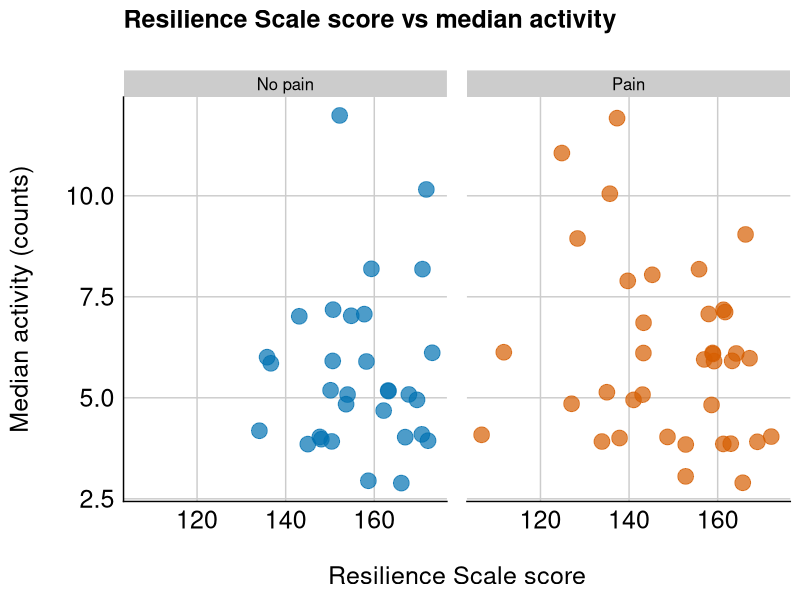
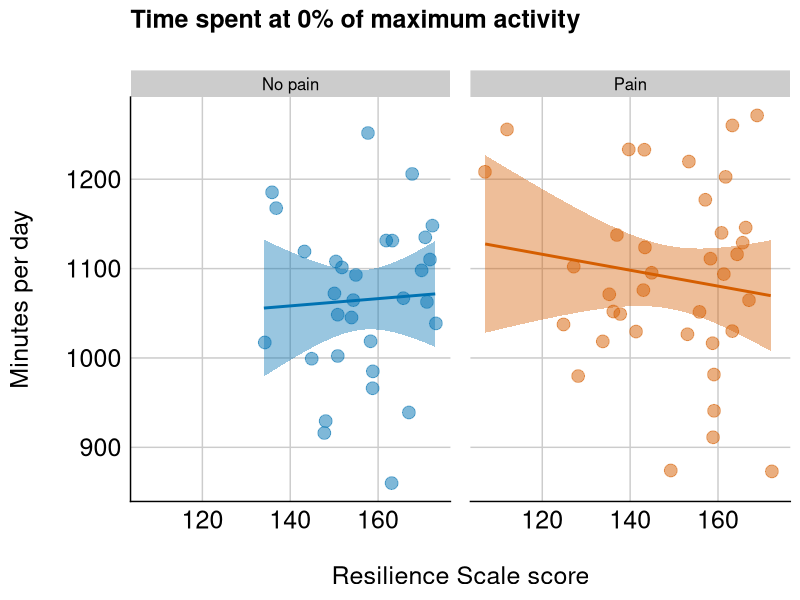
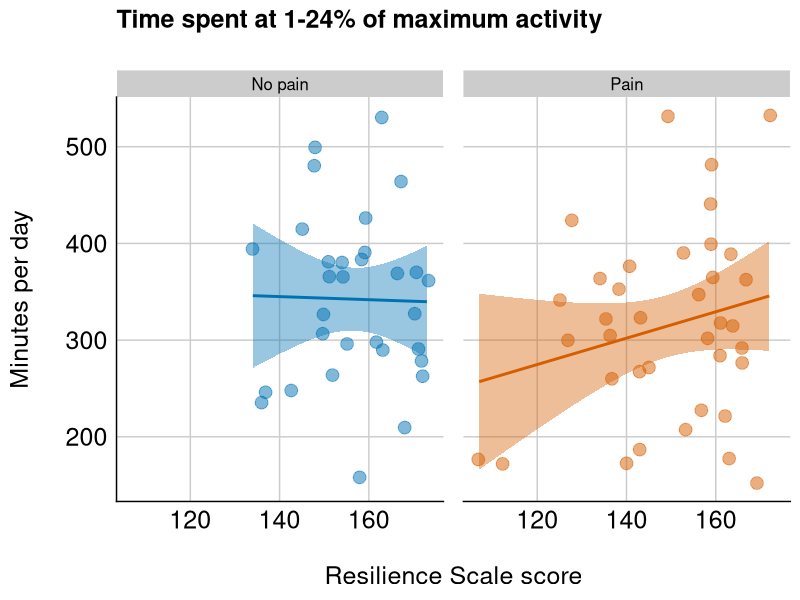
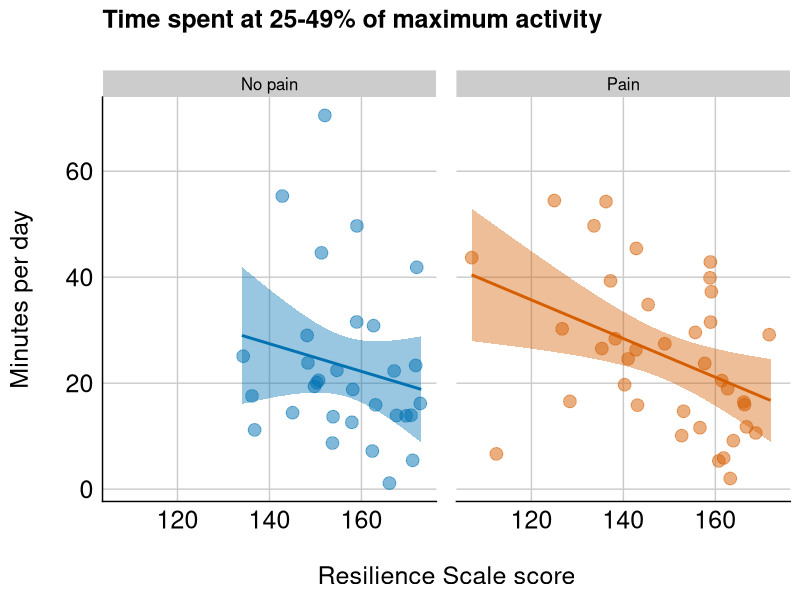
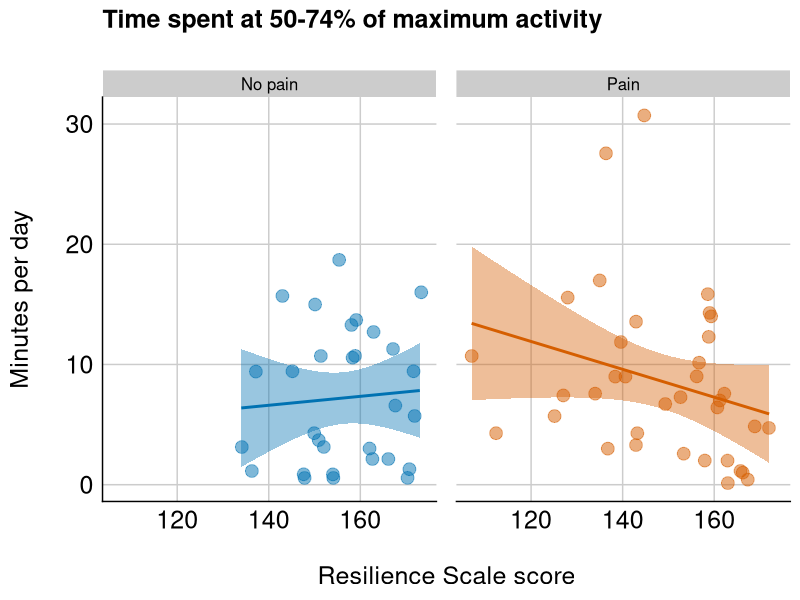
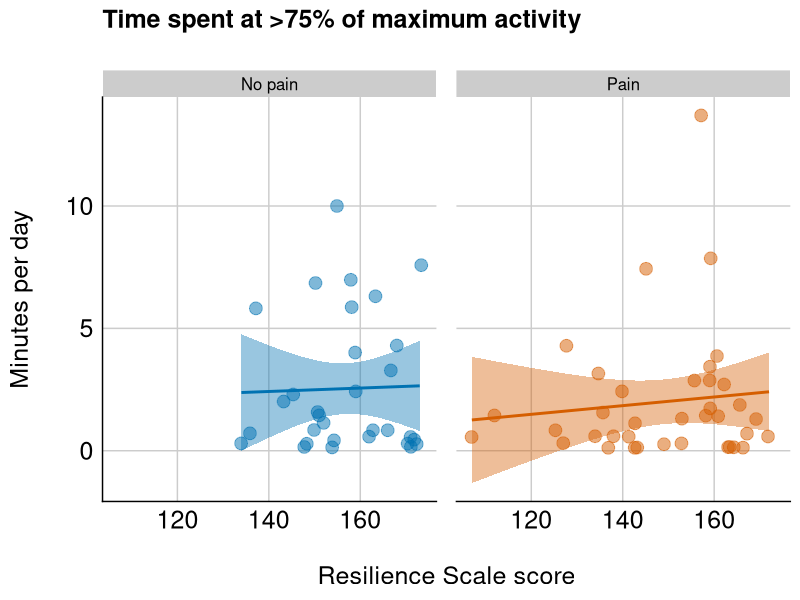
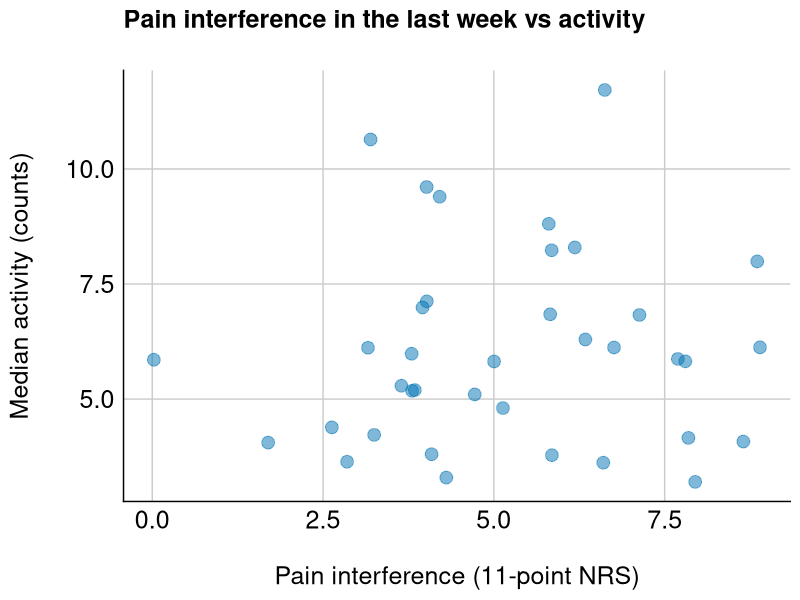
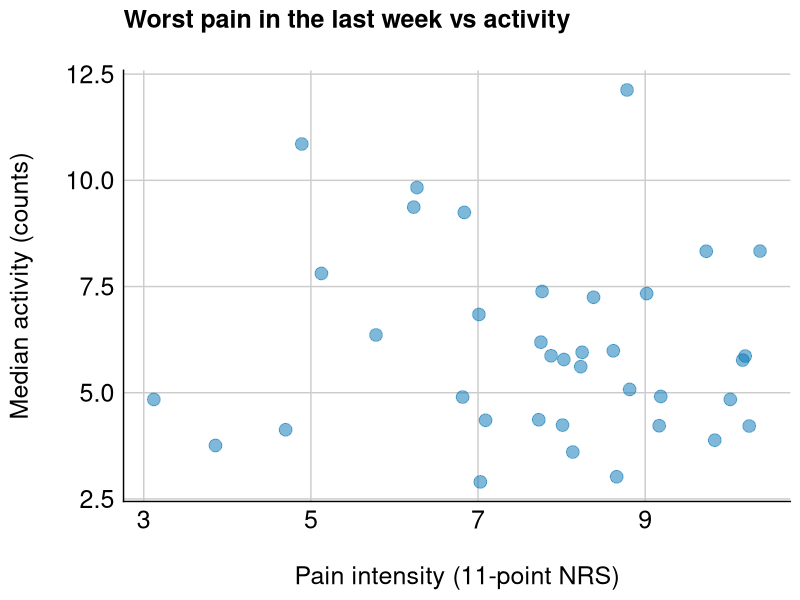

These figures' R source, in order:
## ---- chunk 1
# Load packages
library(knitr)
library(readr)
library(dplyr)
library(tidyr)
library(ggplot2)
library(scales)
library(grid)
library(cowplot)

# Load palette
cb8.categorical <- c("#0072B2", "#D55E00", "#009E73", "#F0E442", "#56B4E9", "#E69F00", "#CC79A7", "#999999")

# knitr chunk options
opts_chunk$set(echo = FALSE,
               warning = FALSE,
               message = FALSE,
               fig.path = './figures/',
               fig.width = 11.7,
               fig.height = 8.2,
               dev = c('png', 'pdf'),
               tidy = FALSE, 
               tidy.opts = list(width.cutoff = 65))
## ---- chunk 2
data.res <- read_csv('./data/resilience.V.endurance.csv')
## ---- chunk 3
# Top-and-tail
head(data.res)
tail(data.res)
## ---- chunk 4
# Process data
data.res.1 <- data.res %>%
    mutate(pain = factor(Pain, 
                         levels = c('no.pain', 'pain'),
                         labels = c('No pain', 'Pain'))) %>%
    select(-ID, -Pain) %>%
    rename(activity = Median_activity,
           rs.score = RS_corrected, 
           zero = Minutes_at_0_activity,
           q1 = Minutes_at_q1,
           q2 = Minutes_at_q2,
           q3 = Minutes_at_q3,
           q4 = Minutes_at_q4) 
## ---- chunk 5
# Plot-1: resilience score vs median activity
Resilience.activity <- ggplot(data.res.1,
                 aes(x = rs.score,
                     y = activity,
                     fill = pain,
                     colour = pain)) +
    geom_jitter(size = 5, shape = 21, alpha = 0.7) +
    labs(x = '\nResilience Scale score',
         y = 'Median activity (counts)\n',
         title = 'Resilience Scale score vs median activity\n') +
    facet_grid(.~pain) +
    scale_fill_manual(values = cb8.categorical) +
    scale_colour_manual(values = cb8.categorical) +
    theme_cowplot() +
    theme(plot.title = element_text(face = 'bold', 
                                    size = 18, 
                                    colour = 'black'),
          axis.text = element_text(size = 18, 
                                   colour = 'black'),
          axis.title = element_text(size = 18, 
                                    colour = 'black'),
          axis.ticks = element_blank(), panel.grid.major = element_line(colour = 'grey80'),
          panel.background = element_blank(),
          legend.position = 'none',
          panel.margin.x = unit(1, 'lines'))
Resilience.activity

# Plot-2: resilience score vs time spent at 0% of max activity
RS.EnduranceZero <- ggplot(data.res.1,
                 aes(x = rs.score,
                     y = zero,
                     fill = pain,
                     colour = pain)) +
    geom_jitter(size = 4, shape = 21, alpha = 0.5) +
    geom_smooth(method = 'lm') +
    labs(title = 'Time spent at 0% of maximum activity\n',
         x = '\nResilience Scale score',
         y = 'Minutes per day\n') +
    facet_grid(.~pain) +
    scale_fill_manual(values = cb8.categorical) +
    scale_colour_manual(values = cb8.categorical) +
    theme_cowplot() +
    theme(plot.title = element_text(face = 'bold', 
                                    size = 18, 
                                    colour = 'black'),
          axis.text = element_text(size = 18, 
                                   colour = 'black'),
          axis.title = element_text(size = 18, 
                                    colour = 'black'),
          axis.ticks = element_blank(), panel.grid.major = element_line(colour = 'grey80'),
          panel.background = element_blank(),
          legend.position = 'none',
          panel.margin.x = unit(1, 'lines'))
RS.EnduranceZero

# Plot-3: resilience score vs time spent at 1-24% of max activity
RS.EnduranceQ1 <- ggplot(data.res.1,
                 aes(x = rs.score,
                     y = q1,
                     fill = pain,
                     colour = pain)) +
    geom_jitter(size = 4, shape = 21, alpha = 0.5) +
    geom_smooth(method = 'lm') +
    labs(title = 'Time spent at 1-24% of maximum activity\n',
         x = '\nResilience Scale score',
         y = 'Minutes per day\n') +
    facet_grid(.~pain) +
    scale_fill_manual(values = cb8.categorical) +
    scale_colour_manual(values = cb8.categorical) +
    theme_cowplot() +
    theme(plot.title = element_text(face = 'bold', 
                                    size = 18, 
                                    colour = 'black'),
          axis.text = element_text(size = 18, 
                                   colour = 'black'),
          axis.title = element_text(size = 18, 
                                    colour = 'black'),
          axis.ticks = element_blank(), panel.grid.major = element_line(colour = 'grey80'),
          panel.background = element_blank(),
          legend.position = 'none',
          panel.margin.x = unit(1, 'lines'))
RS.EnduranceQ1

# Plot-4: resilience score vs time spent at 25-49% of max activity
RS.EnduranceQ2 <- ggplot(data.res.1,
                 aes(x = rs.score,
                     y = q2,
                     fill = pain,
                     colour = pain)) +
    geom_jitter(size = 4, shape = 21, alpha = 0.5) +
    geom_smooth(method = 'lm') +
    labs(title = 'Time spent at 25-49% of maximum activity\n',
         x = '\nResilience Scale score',
         y = 'Minutes per day\n') +
    facet_grid(.~pain) +
    scale_fill_manual(values = cb8.categorical) +
    scale_colour_manual(values = cb8.categorical) +
   theme_cowplot() +
    theme(plot.title = element_text(face = 'bold', 
                                    size = 18, 
                                    colour = 'black'),
          axis.text = element_text(size = 18, 
                                   colour = 'black'),
          axis.title = element_text(size = 18, 
                                    colour = 'black'),
          axis.ticks = element_blank(), panel.grid.major = element_line(colour = 'grey80'),
          panel.background = element_blank(),
          legend.position = 'none',
          panel.margin.x = unit(1, 'lines'))
RS.EnduranceQ2

# Plot-5: resilience score vs time spent at 50-74% of max activity
RS.EnduranceQ3 <- ggplot(data.res.1,
                 aes(x = rs.score,
                     y = q3,
                     fill = pain,
                     colour = pain)) +
    geom_jitter(size = 4, shape = 21, alpha = 0.5) +
    geom_smooth(method = 'lm') +
    labs(title = 'Time spent at 50-74% of maximum activity\n',
         x = '\nResilience Scale score',
         y = 'Minutes per day\n') +
    facet_grid(.~pain) +
    scale_fill_manual(values = cb8.categorical) +
    scale_colour_manual(values = cb8.categorical) +
    theme_cowplot() +
    theme(plot.title = element_text(face = 'bold', 
                                    size = 18, 
                                    colour = 'black'),
          axis.text = element_text(size = 18, 
                                   colour = 'black'),
          axis.title = element_text(size = 18, 
                                    colour = 'black'),
          axis.ticks = element_blank(), panel.grid.major = element_line(colour = 'grey80'),
          panel.background = element_blank(),
          legend.position = 'none',
          panel.margin.x = unit(1, 'lines'))
RS.EnduranceQ3

# Plot-6: resilience score vs time spent at >75% of max activity
RS.EnduranceQ4 <- ggplot(data.res.1,
                 aes(x = rs.score,
                     y = q4,
                     fill = pain,
                     colour = pain)) +
    geom_jitter(size = 4, shape = 21, alpha = 0.5) +
    geom_smooth(method = 'lm') +
    labs(title = 'Time spent at >75% of maximum activity\n',
         x = '\nResilience Scale score',
         y = 'Minutes per day\n') +
    facet_grid(.~pain) +
    scale_fill_manual(values = cb8.categorical) +
    scale_colour_manual(values = cb8.categorical) +
    theme_cowplot() +
    theme(plot.title = element_text(face = 'bold', 
                                    size = 18, 
                                    colour = 'black'),
          axis.text = element_text(size = 18, 
                                   colour = 'black'),
          axis.title = element_text(size = 18, 
                                    colour = 'black'),
          axis.ticks = element_blank(), panel.grid.major = element_line(colour = 'grey80'),
          panel.background = element_blank(),
          legend.position = 'none',
          panel.margin.x = unit(1, 'lines'))
RS.EnduranceQ4
## ---- chunk 6
data.bpi <- read_csv('./data/bpi.activity.csv')
## ---- chunk 7
# Top-and-tail
head(data.bpi)
tail(data.bpi)
## ---- chunk 8
# Process data
data.bpi.1 <- data.bpi %>%
    mutate(pain = as.factor(Pain)) %>%
    select(-ID, -Pain) %>%
    rename(activity = Median_activity,
           bpi_interference = BPI_interference, 
           worst_pain = Worst_pain,
           least_pain = Least_pain) 
## ---- chunk 9
# Plot.bpi-1: BPI interference vs median activity
Interference.activity <- ggplot(data.bpi.1,
                 aes(x = bpi_interference,
                     y = activity,
                     fill = pain,
                     colour = pain)) +
    geom_jitter(size = 4, shape = 21, alpha = 0.5) +
    labs(x = '\nPain interference (11-point NRS)',
         y = 'Median activity (counts)\n',
         title = 'Pain interference in the last week vs activity\n') +
    scale_fill_manual(values = cb8.categorical) +
    scale_colour_manual(values = cb8.categorical) +
    theme_cowplot() +
    theme(plot.title = element_text(face = 'bold', 
                                    size = 18, 
                                    colour = 'black'),
          axis.text = element_text(size = 18, 
                                   colour = 'black'),
          axis.title = element_text(size = 18, 
                                    colour = 'black'),
          axis.ticks = element_blank(), panel.grid.major = element_line(colour = 'grey80'),
          panel.background = element_blank(),
          legend.position = 'none')
Interference.activity

# Plot.bpi-2: Worst pain vs median activity
WorstPain.activity <- ggplot(data.bpi.1,
                 aes(x = worst_pain,
                     y = activity,
                     fill = pain,
                     colour = pain)) +
    geom_jitter(size = 4, shape = 21, alpha = 0.5) +
    labs(x = '\nPain intensity (11-point NRS)',
         y = 'Median activity (counts)\n',
         title = 'Worst pain in the last week vs activity\n') +
    scale_fill_manual(values = cb8.categorical) +
    scale_colour_manual(values = cb8.categorical) +
    theme_cowplot() +
    theme(plot.title = element_text(face = 'bold', 
                                    size = 18, 
                                    colour = 'black'),
          axis.text = element_text(size = 18, 
                                   colour = 'black'),
          axis.title = element_text(size = 18, 
                                    colour = 'black'),
          axis.ticks = element_blank(), 
          panel.grid.major = element_line(colour = 'grey80'),
          panel.background = element_blank(),
          legend.position = 'none')
WorstPain.activity

# Plot.bpi-3: Least pain vs median activity
LeastPain.activity <- ggplot(data.bpi.1,
                 aes(x = least_pain,
                     y = activity,
                     fill = pain,
                     colour = pain)) +
    geom_jitter(size = 4, shape = 21, alpha = 0.5) +
    labs(x = '\nPain intensity (11-point NRS)',
         y = 'Median activity (counts)\n',
         title = 'Least pain in the last week vs activity\n') +
    scale_fill_manual(values = cb8.categorical) +
    scale_colour_manual(values = cb8.categorical) +
    theme_cowplot() +
    theme(plot.title = element_text(face = 'bold', 
                                    size = 18, 
                                    colour = 'black'),
          axis.text = element_text(size = 18, 
                                   colour = 'black'),
          axis.title = element_text(size = 18, 
                                    colour = 'black'),
          axis.ticks = element_blank(), 
          panel.grid.major = element_line(colour = 'grey80'),
          panel.background = element_blank(),
          legend.position = 'none')
LeastPain.activity
## ---- chunk 10
data.act <- read_csv('./data/activity.V.predictors.csv')
## ---- chunk 11
# Top-and-tail
head(data.act)
tail(data.act)
## ---- chunk 12
# Process data
data.act.1 <- data.act %>%
    mutate(ID = factor(ID),
           pain = factor(pain),
           sex = factor(sex),
           education = factor(education, 
                              levels = c('No education', 
                                         'Completed grade 7', 
                                         'Completed grade 12', 
                                         'Tertiary education'), 
                                         ordered = TRUE),
           employed = factor(employed)) %>%
    group_by(ID) %>%
    gather(key = worry_about, value = rating, money:health) %>%
    mutate(rating = factor(rating, 
                           levels = c('Not at all',
                                         'Rarely',
                                         'Sometimes', 
                                         'Often', 
                                         'Nearly all the time'), 
                                         ordered = TRUE)) %>%
    arrange(ID)
## ---- chunk 13
# Plot.act-1: median activity vs. presence of pain
Pain.activity <- ggplot(data.act.1,
                 aes(x = pain,
                     y = median_activity,
                     fill = pain,
                     colour = pain)) +
    geom_boxplot(fill = 'white', colour = 'white') +
    geom_boxplot(size = 1, alpha = 0.5) +
    geom_jitter() +
    labs(y = 'Median activity (counts)\n',
         title = 'Median weekly activity by the presence of pain\n') +
    scale_fill_manual(values = cb8.categorical) +
    scale_colour_manual(values = cb8.categorical) +
    theme_cowplot() +
    theme(plot.title = element_text(face = 'bold', 
                                    size = 18, 
                                    colour = 'black'),
          axis.text = element_text(size = 18, 
                                   colour = 'black'),
          axis.title = element_text(size = 18, 
                                    colour = 'black'),
          axis.title.x = element_blank(),
          axis.ticks = element_blank(), 
          panel.grid.major = element_line(colour = 'grey80'),
          panel.background = element_blank(),
          legend.position = 'none')
Pain.activity

# Plot.act-2: median activity vs age
Age.activity <- ggplot(data.act.1,
                 aes(x = age,
                     y = median_activity)) +
    geom_jitter(aes(fill = pain, colour = pain),
                size = 4, shape = 21, alpha = 0.5) +
    geom_smooth(method = 'loess') +
    labs(x = '\nAge (years)',
         y = 'Median activity (counts)\n',
         title = 'Median weekly activity vs. Age\n(loess smoother)') +
    scale_fill_manual(values = cb8.categorical) +
    scale_colour_manual(values = cb8.categorical) +
    theme_cowplot() +
    theme(plot.title = element_text(face = 'bold', 
                                    size = 18, 
                                    colour = 'black'),
          axis.text = element_text(size = 18, 
                                   colour = 'black'),
          axis.title = element_text(size = 18, 
                                    colour = 'black'),
          axis.ticks = element_blank(), 
          panel.grid.major = element_line(colour = 'grey80'),
          panel.background = element_blank(),
          legend.position = 'top',
          legend.text = element_text(size = 16),
          legend.title = element_blank())
Age.activity

# Plot.act-3: median activity vs. sex
Sex.activity <- ggplot(data.act.1,
                 aes(x = sex,
                     y = median_activity,
                     fill = sex,
                     colour = sex)) +
    geom_boxplot(fill = 'white', colour = 'white') +
    geom_boxplot(size = 1, alpha = 0.5) +
    geom_jitter() +
    labs(y = 'Median activity (counts)\n',
         title = 'Median weekly activity by sex\n') +
    scale_fill_manual(values = cb8.categorical) +
    scale_colour_manual(values = cb8.categorical) +
    theme_cowplot() +
    theme(plot.title = element_text(face = 'bold', 
                                    size = 18, 
                                    colour = 'black'),
          axis.text = element_text(size = 18, 
                                   colour = 'black'),
          axis.title = element_text(size = 18, 
                                    colour = 'black'),
          axis.title.x = element_blank(),
          axis.ticks = element_blank(), 
          panel.grid.major = element_line(colour = 'grey80'),
          panel.background = element_blank(),
          legend.position = 'none')
Sex.activity

# Plot.act-4: median activity vs. education
## Need to summarise data and use stat = 'identity'
edu <- data.act.1 %>%
    filter(!is.na(education)) %>%
    group_by(education) %>%
    summarise(Median = median(median_activity), 
              Min = min(median_activity),
              q25 = quantile(median_activity, 0.25),
              q75 = quantile(median_activity, 0.75),
              Max = max(median_activity))

Edu.activity <- ggplot(edu,
                 aes(x = education,
                     fill = education,
                     colour = education)) +
    geom_errorbar(aes(ymin = Min, ymax = Max), 
                  size = 1,
                  width = 0) +
    geom_crossbar(aes(y = Median, ymin = q25, ymax = q75), 
             fill = 'white', 
             colour = 'white') +
    geom_crossbar(aes(y = Median, ymin = q25, ymax = q75),
             size = 1, 
             alpha = 0.5) +
    labs(y = 'Median activity (counts)\n',
         title = 'Median weekly activity by education level\n') +
    scale_fill_manual(values = cb8.categorical) +
    scale_colour_manual(values = cb8.categorical) +
    theme_cowplot() +
    theme(plot.title = element_text(face = 'bold', 
                                    size = 18, 
                                    colour = 'black'),
          axis.text = element_text(size = 18, 
                                   colour = 'black'),
          axis.text.x = element_text(angle = 30, hjust = 1),
          axis.title = element_text(size = 18, 
                                    colour='black'),
          axis.title.x = element_blank(),
          panel.background=element_blank(),
          axis.ticks = element_blank(), 
          panel.grid.major = element_line(colour = 'grey80'),
          legend.position = 'none')
Edu.activity

# Plot.act-5: Median weekly activity vs. BMI
BMI.activity <- ggplot(data.act.1,
                 aes(x = bmi,
                     y = median_activity)) +
    geom_jitter(aes(fill = pain, colour = pain),
                size = 4, shape = 21, alpha = 0.5) +
    geom_smooth(method = 'loess') +
    labs(x = '\nBMI (m/kg^2)',
         y = 'Median activity (counts)\n',
         title = 'Median weekly activity vs. BMI\n(loess smoother)') +
    scale_fill_manual(values = cb8.categorical) +
    scale_colour_manual(values = cb8.categorical) +
    theme_cowplot() +
    theme(plot.title = element_text(face = 'bold', 
                                    size = 18, 
                                    colour = 'black'),
          axis.text = element_text(size = 18, 
                                   colour = 'black'),
          axis.title = element_text(size = 18, 
                                    colour='black'),
          panel.background=element_blank(),
          axis.ticks = element_blank(), 
          panel.grid.major = element_line(colour = 'grey80'),
          legend.position = 'top',
          legend.text = element_text(size = 16),
          legend.title = element_blank())
BMI.activity

# Plot.act-6: median activity vs. employment
Employ.activity <- ggplot(data.act.1,
                 aes(x = employed,
                     y = median_activity,
                     fill = employed,
                     colour = employed)) +
    geom_boxplot(fill = 'white', colour = 'white') +
    geom_boxplot(size = 1, alpha = 0.5) +
    geom_jitter() +
    labs(y = 'Median activity (counts)\n',
         title = 'Median weekly activity by employment status\n') +
    scale_fill_manual(values = cb8.categorical) +
    scale_colour_manual(values = cb8.categorical) +
    theme_cowplot() +
    theme(plot.title = element_text(face = 'bold', 
                                    size = 18, 
                                    colour = 'black'),
          axis.text = element_text(size = 18, 
                                   colour = 'black'),
          axis.title = element_text(size = 18, 
                                    colour='black'),
          axis.title.x = element_blank(),
          panel.background=element_blank(),
          axis.ticks = element_blank(), 
          panel.grid.major = element_line(colour = 'grey80'),
          legend.position = 'none')
Employ.activity

# Plot.act-7: Median weekly activity vs. RS score
RS.activity <- ggplot(data.act.1,
                 aes(x = rs_score,
                     y = median_activity)) +
    geom_jitter(aes(fill = pain, colour = pain),
                size = 4, shape = 21, alpha = 0.5) +
    geom_smooth(method = 'loess') +
    labs(x = '\nResilience Scale score',
         y = 'Median activity (counts)\n',
         title = 'Median weekly activity vs. RS score\n(loess smoother)') +
    scale_fill_manual(values = cb8.categorical) +
    scale_colour_manual(values = cb8.categorical) +
    theme_cowplot() +
    theme(plot.title = element_text(face = 'bold', 
                                    size = 18, 
                                    colour = 'black'),
          axis.text = element_text(size = 18, 
                                   colour = 'black'),
          axis.title = element_text(size = 18, 
                                    colour='black'),
          panel.background=element_blank(),
          axis.ticks = element_blank(), 
          panel.grid.major = element_line(colour = 'grey80'),
          legend.position = 'top',
          legend.text = element_text(size = 16),
          legend.title = element_blank())
RS.activity

# Plot.act-8: Median weekly activity vs. EQ5D VAS
EQ5D.activity <- ggplot(data.act.1,
                 aes(x = eq5d_vas,
                     y = median_activity)) +
    geom_jitter(aes(fill = pain, colour = pain),
                size = 4, shape = 21, alpha = 0.5) +
    geom_smooth(method = 'loess') +
    labs(x = '\nEQ5D VAS score',
         y = 'Median activity (counts)\n',
         title = 'Median weekly activity vs. EQ5D VAS score\n(loess smoother)') +
    scale_fill_manual(values = cb8.categorical) +
    scale_colour_manual(values = cb8.categorical) +
    theme_cowplot() +
    theme(plot.title = element_text(face = 'bold', 
                                    size = 18, 
                                    colour = 'black'),
          axis.text = element_text(size = 18, 
                                   colour = 'black'),
          axis.title = element_text(size = 18, 
                                    colour='black'),
          panel.background=element_blank(),
          axis.ticks = element_blank(), 
          panel.grid.major = element_line(colour = 'grey80'),
          legend.position = 'top',
          legend.text = element_text(size = 16),
          legend.title = element_blank())
EQ5D.activity
## ---- chunk 14
# Plot.act.b-1: median activity vs. Worries (money & family)
## Subset data
worries.a <- data.act.1 %>%
    filter(worry_about != 'food' | worry_about != 'health') %>%
    mutate(worry_about = factor(worry_about)) %>%
    rename(worries_a = worry_about)
worries.a

Worr.activity <- ggplot(data = worries.a,
                 aes(x = rating,
                     y = median_activity,
                     fill = rating,
                     colour = rating)) +
    geom_boxplot(fill = 'white', colour = 'white') +
    geom_boxplot(size = 1, alpha = 0.5) +
    geom_jitter() +
    facet_grid(worries_a~.) +
    labs(y = 'Median activity (counts)\n',
         title = 'Median weekly activity by level\nof monetary and family worries\n') +
    scale_fill_manual(values = cb8.categorical) +
    scale_colour_manual(values = cb8.categorical) +
    theme_cowplot() +
    theme(plot.title = element_text(face = 'bold', 
                                    size = 18, 
                                    colour = 'black'),
          axis.text = element_text(size = 18, 
                                   colour = 'black'),
          axis.title = element_text(size = 18, 
                                    colour='black'),
          axis.title.x = element_blank(),
          panel.background=element_blank(),
          axis.ticks = element_blank(), 
          panel.grid.major = element_line(colour = 'grey80'),
          legend.position = 'none',
          panel.margin.y = unit(1, 'lines'))
Worr.activity
## ---- chunk 15
sessionInfo()
